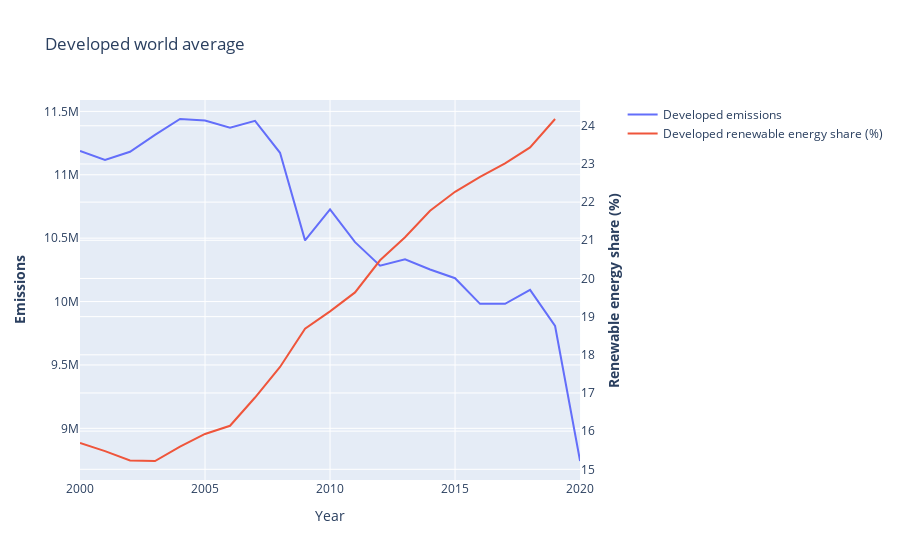

Here is the notebook cell this chart was saved with:
### Markdown cell above
When looking at the world sum of emissions, it has grown since 2000 till 2019 by almost 50%. This increase is mostly caused due to population growth and economic development. In 2020 there is an outstanding decrease in CO2 emissions. Only in this year, there has been a significant increase of sustainability.

Even Though there has been an increase in renewable energy, the emissions were still on the rise for a long time. Renewable energy has not been enough to combat the emissions, until recent years. But this decline of emissions is most likely due to the COVID-19 pandemic. During the pandemic the international trade was slowed down, transport was restricted and there were interruptions of human mobility. So we can predict that the emissions have rebounded to their previous levels after the pandemic. (https://www.sciencedirect.com/science/article/pii/S2352550920314287)

### Code cell
developed_data = df[(df['Element'] == "Emissions (CO2)") & (df['Item'] == "All sectors without LULUCF") & (df['Area'].isin(developed_countries))].drop(columns=[
    'Item', 'Element'])

developed_means = pd.concat([developed_data['Renewable energy share in the total final energy consumption (%)'].groupby(developed_data['Year']).mean(), developed_data['Emission'].groupby(developed_data['Year']).sum()], axis=1)

developed_means = pd.concat([developed_data['Renewable energy share in the total final energy consumption (%)'].groupby(developed_data['Year']).mean(), developed_data['Emission'].groupby(developed_data['Year']).sum()], axis=1)

# Create figure with secondary y-axis
fig = make_subplots(specs=[[{"secondary_y": True}]])

# Add traces
fig.add_trace(
    go.Scatter(x=developed_means.index, y=developed_means['Emission'], name="Developed emissions"),
    secondary_y=False,
)

fig.add_trace(
    go.Scatter(x=developed_means.index, y=developed_means['Renewable energy share in the total final energy consumption (%)'], name="Developed renewable energy share (%)"),
    secondary_y=True,
)

# Add figure title
fig.update_layout(
    title_text="Developed world average"
)

# Set x-axis title
fig.update_xaxes(title_text="Year")

# Set y-axes titles
fig.update_yaxes(title_text="<b>Emissions</b>", secondary_y=False)
fig.update_yaxes(title_text="<b>Renewable energy share (%)</b>", secondary_y=True)

fig.show()

### Figure 1 — Plotly figure (JSON) as saved in the notebook; plotly's stock layout.template omitted (floating-point values rounded to 4 significant figures)
{"data": [{"name": "Developed emissions", "x": [2000, 2001, 2002, 2003, 2004, 2005, 2006, 2007, 2008, 2009, 2010, 2011, 2012, 2013, 2014, 2015, 2016, 2017, 2018, 2019, 2020], "y": [11190000.0, 11120000.0, 11180000.0, 11320000.0, 11440000.0, 11430000.0, 11370000.0, 11430000.0, 11170000.0, 10480000.0, 10730000.0, 10470000.0, 10280000.0, 10330000.0, 10250000.0, 10180000.0, 9982000.0, 9982000.0, 10090000.0, 9808000.0, 8742000.0], "type": "scatter", "xaxis": "x", "yaxis": "y"}, {"name": "Developed renewable energy share (%)", "x": [2000, 2001, 2002, 2003, 2004, 2005, 2006, 2007, 2008, 2009, 2010, 2011, 2012, 2013, 2014, 2015, 2016, 2017, 2018, 2019, 2020], "y": [15.69, 15.48, 15.23, 15.22, 15.6, 15.93, 16.14, 16.88, 17.68, 18.68, 19.14, 19.63, 20.48, 21.08, 21.77, 22.27, 22.66, 23.01, 23.43, 24.18, null], "type": "scatter", "xaxis": "x", "yaxis": "y2"}], "layout": {"xaxis": {"anchor": "y", "domain": [0.0, 0.94], "title": {"text": "Year"}}, "yaxis": {"anchor": "x", "domain": [0.0, 1.0], "title": {"text": "<b>Emissions</b>"}}, "yaxis2": {"anchor": "x", "overlaying": "y", "side": "right", "title": {"text": "<b>Renewable energy share (%)</b>"}}, "title": {"text": "Developed world average"}}}
